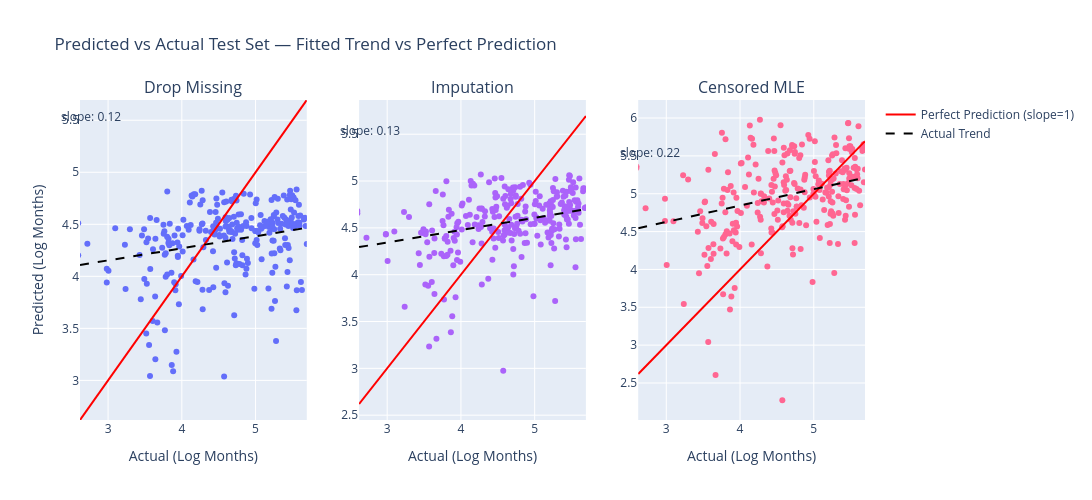

Notebook cell for this chart:
### Code cell
from plotly.subplots import make_subplots
import plotly.graph_objects as go

pred_dm = pipeline_dm.predict(X_test_dm)
pred_im = pipeline_im.predict(X_test_im)

medians_test = aft.predict_median(encoded_df_test_AFT)
actual_log_test = np.log(encoded_df_test_AFT["Overall Survival (Months)"])
predicted_log_test = np.log(medians_test)

all_values = pd.concat([
    pd.Series(y_test_dm), pd.Series(pred_dm),
    pd.Series(y_test_im), pd.Series(pred_im),
    actual_log_test, predicted_log_test
])
lo, hi = np.percentile(all_values, 1), np.percentile(all_values, 99)

fig = make_subplots(
    rows=1, cols=3,
    subplot_titles=("Drop Missing", "Imputation", "Censored MLE")
)

panels = [
    (y_test_dm, pred_dm, "Drop Missing", 1),
    (y_test_im, pred_im, "Imputation", 2),
    (actual_log_test, predicted_log_test, "Censored MLE", 3),
]

for actual, predicted, name, col in panels:
    actual_arr = np.asarray(actual)
    predicted_arr = np.asarray(predicted)

    # Fit a simple line: predicted = slope * actual + intercept
    slope, intercept = np.polyfit(actual_arr, predicted_arr, 1)
    trend_x = np.array([lo, hi])
    trend_y = slope * trend_x + intercept

    fig.add_trace(go.Scatter(x=actual, y=predicted, mode="markers", name=name, showlegend=False), row=1, col=col)
    fig.add_trace(go.Scatter(x=[lo, hi], y=[lo, hi], mode="lines", line=dict(color="red"),
                              name="Perfect Prediction (slope=1)", showlegend=(col == 1)), row=1, col=col)
    fig.add_trace(go.Scatter(x=trend_x, y=trend_y, mode="lines", line=dict(color="black", dash="dash"),
                              name="Actual Trend", showlegend=(col == 1)), row=1, col=col)

    fig.add_annotation(
        x=lo + 0.05 * (hi - lo), y=hi - 0.05 * (hi - lo),
        text=f"slope: {slope:.2f}",
        showarrow=False, align="left", font=dict(size=12),
        row=1, col=col
    )

fig.update_xaxes(range=[lo, hi], title_text="Actual (Log Months)")
fig.update_yaxes(range=[lo, hi], title_text="Predicted (Log Months)", row=1, col=1)

fig.update_layout(title="Predicted vs Actual Test Set — Fitted Trend vs Perfect Prediction", width=1400, height=500)
fig.show()

### Figure 1 — Plotly figure (JSON) as saved in the notebook; plotly's stock layout.template omitted (floating-point values rounded to 4 significant figures; data arrays with more than 128 entries replaced by an {"elided": "..."} marker saying what was removed)
{"data": [{"mode": "markers", "name": "Drop Missing", "showlegend": false, "type": "scatter", "x": {"elided": "269 float values"}, "xaxis": "x", "y": {"elided": "269 float values"}, "yaxis": "y"}, {"line": {"color": "red"}, "mode": "lines", "name": "Perfect Prediction (slope=1)", "showlegend": true, "type": "scatter", "x": [2.619, 5.695], "xaxis": "x", "y": [2.619, 5.695], "yaxis": "y"}, {"line": {"color": "black", "dash": "dash"}, "mode": "lines", "name": "Actual Trend", "showlegend": true, "type": "scatter", "x": [2.619, 5.695], "xaxis": "x", "y": [4.109, 4.466], "yaxis": "y"}, {"mode": "markers", "name": "Imputation", "showlegend": false, "type": "scatter", "x": {"elided": "269 float values"}, "xaxis": "x2", "y": {"elided": "269 float values"}, "yaxis": "y2"}, {"line": {"color": "red"}, "mode": "lines", "name": "Perfect Prediction (slope=1)", "showlegend": false, "type": "scatter", "x": [2.619, 5.695], "xaxis": "x2", "y": [2.619, 5.695], "yaxis": "y2"}, {"line": {"color": "black", "dash": "dash"}, "mode": "lines", "name": "Actual Trend", "showlegend": false, "type": "scatter", "x": [2.619, 5.695], "xaxis": "x2", "y": [4.294, 4.7], "yaxis": "y2"}, {"mode": "markers", "name": "Censored MLE", "showlegend": false, "type": "scatter", "x": {"elided": "269 float values"}, "xaxis": "x3", "y": {"elided": "269 float values"}, "yaxis": "y3"}, {"line": {"color": "red"}, "mode": "lines", "name": "Perfect Prediction (slope=1)", "showlegend": false, "type": "scatter", "x": [2.619, 5.695], "xaxis": "x3", "y": [2.619, 5.695], "yaxis": "y3"}, {"line": {"color": "black", "dash": "dash"}, "mode": "lines", "name": "Actual Trend", "showlegend": false, "type": "scatter", "x": [2.619, 5.695], "xaxis": "x3", "y": [4.545, 5.211], "yaxis": "y3"}], "layout": {"annotations": [{"font": {"size": 16}, "showarrow": false, "text": "Drop Missing", "x": 0.1444, "xanchor": "center", "xref": "paper", "y": 1, "yanchor": "bottom", "yref": "paper"}, {"font": {"size": 16}, "showarrow": false, "text": "Imputation", "x": 0.5, "xanchor": "center", "xref": "paper", "y": 1, "yanchor": "bottom", "yref": "paper"}, {"font": {"size": 16}, "showarrow": false, "text": "Censored MLE", "x": 0.8556, "xanchor": "center", "xref": "paper", "y": 1, "yanchor": "bottom", "yref": "paper"}, {"align": "left", "font": {"size": 12}, "showarrow": false, "text": "slope: 0.12", "x": 2.773, "xref": "x", "y": 5.541, "yref": "y"}, {"align": "left", "font": {"size": 12}, "showarrow": false, "text": "slope: 0.13", "x": 2.773, "xref": "x2", "y": 5.541, "yref": "y2"}, {"align": "left", "font": {"size": 12}, "showarrow": false, "text": "slope: 0.22", "x": 2.773, "xref": "x3", "y": 5.541, "yref": "y3"}], "height": 500, "title": {"text": "Predicted vs Actual Test Set — Fitted Trend vs Perfect Prediction"}, "width": 1400, "xaxis": {"anchor": "y", "domain": [0, 0.2889], "range": [2.619, 5.695], "title": {"text": "Actual (Log Months)"}}, "xaxis2": {"anchor": "y2", "domain": [0.3556, 0.6444], "range": [2.619, 5.695], "title": {"text": "Actual (Log Months)"}}, "xaxis3": {"anchor": "y3", "domain": [0.7111, 1], "range": [2.619, 5.695], "title": {"text": "Actual (Log Months)"}}, "yaxis": {"anchor": "x", "domain": [0, 1], "range": [2.619, 5.695], "title": {"text": "Predicted (Log Months)"}}, "yaxis2": {"anchor": "x2", "domain": [0, 1]}, "yaxis3": {"anchor": "x3", "domain": [0, 1]}}}
